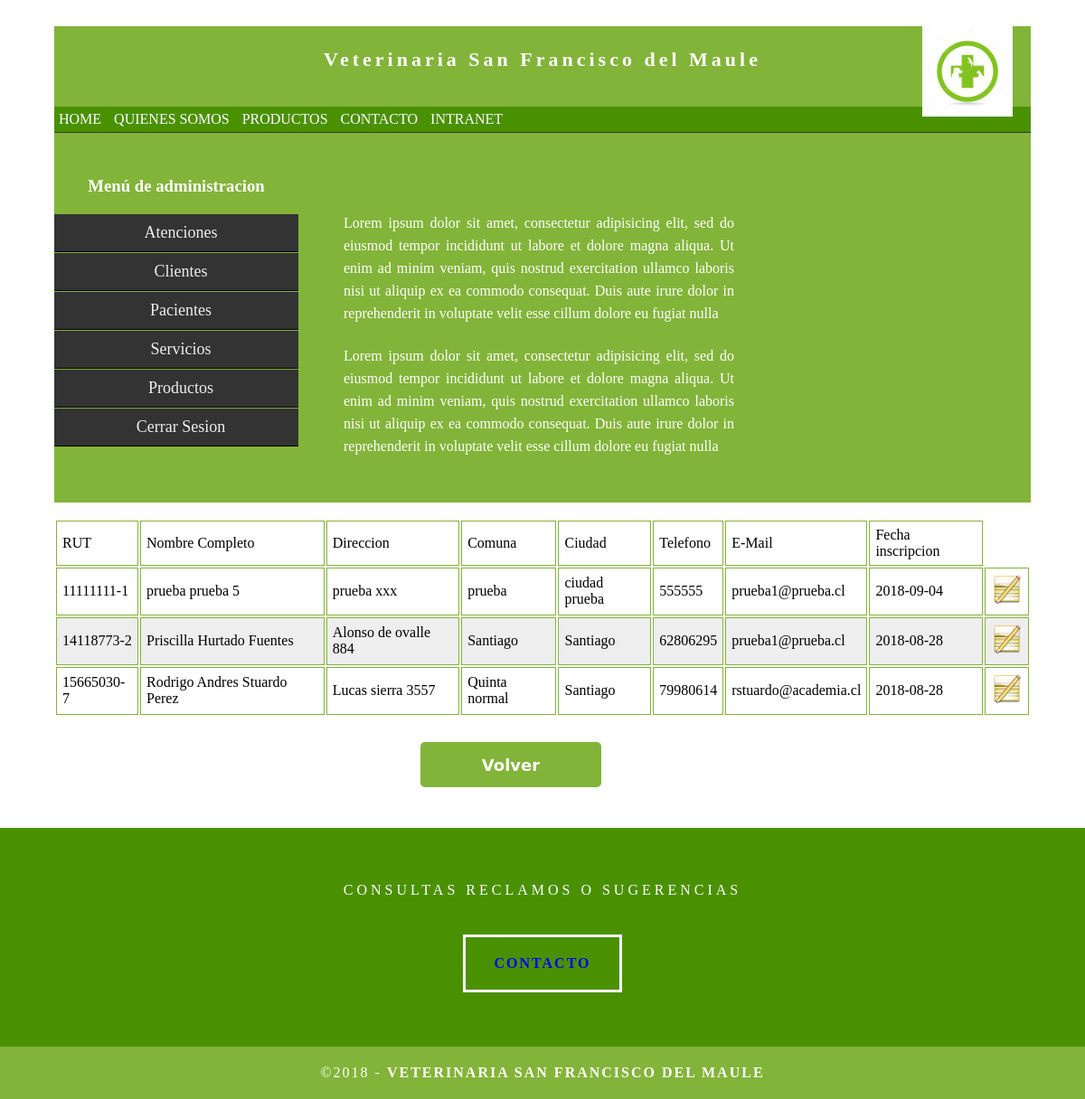
Screenshot of /int_usuario/1Clientes/e_cliente1.php (signed in) with the database file from the repository.
### tables this page shows
CREATE TABLE `pt_tbcliente` (
  `id_cl` varchar(10) NOT NULL,
  `no_cl` varchar(30) NOT NULL,
  `ap_cl` varchar(30) NOT NULL,
  `di_cl` varchar(50) NOT NULL,
  `co_cl` varchar(30) NOT NULL,
  `ci_cl` varchar(30) NOT NULL,
  `ma_cl` varchar(30) NOT NULL,
  `fe_cl` date NOT NULL,
  `fo_cl` int(9) NOT NULL
);

### modelo.php (called while the page is built, shortened)
<?php
class modelo{
    public function __construct(){
        $this->_db=new mysqli(DB_HOST, DB_USER, DB_PASS, DB_NAME);
    }
}
?>

### servicio.php (called while the page is built, shortened)
<?php
require_once('modelo.php');
class cliente extends modelo{
     public function listarcl(){
            $sql="SELECT * FROM pt_tbcliente";
            $resultado=$this->_db->query($sql);
            $usuarios=$resultado->fetch_all(MYSQLI_ASSOC);
            if ($usuarios){
                return $usuarios;
            }
        }
}

### int_usuario/1Clientes/e_cliente1.php (the view, shortened to what this page needs)
<?php
if(!isset($_SESSION['nombre']) && !isset($_SESSION['password'])){
    require("../../error.php");
    print '<script language="JavaScript">';
    print 'alert("No tiene permisos para acceder a esa pagina");';
    print '</script>';
} else{
?>
<!DOCTYPE html>
<html>
    <head>
            <link href="../../css/estilo.css" rel="stylesheet" type="text/css">
            <link href="../../css/submenu.css" rel="stylesheet" type="text/css">
            <link href='../../css/form_resp.css' rel='stylesheet' type='text/css'/>
            <link href='../../css/tabla_resp.css' rel='stylesheet' type='text/css'/>
    </head>
    <body>
        <div class="container">
        <header class="header">
            <a href="../index.php"><img src="../../image/logo.jpg" width="100"></a>
            <h4 class="logo">Veterinaria San Francisco del Maule</h4>
        </header>
    <section class="intro">
            <div class="column">
                    <br>
                    <br>
                    <p>Lorem ipsum dolor sit amet, consectetur adipisicing elit, sed do eiusmod tempor incididunt ut labore et dolore magna aliqua. Ut enim ad minim veniam, quis nostrud exercitation ullamco laboris nisi ut aliquip ex ea commodo consequat. Duis aute irure dolor in reprehenderit in voluptate velit esse cillum dolore eu fugiat nulla </p>
                    <p>Lorem ipsum dolor sit amet, consectetur adipisicing elit, sed do eiusmod tempor incididunt ut labore et dolore magna aliqua. Ut enim ad minim veniam, quis nostrud exercitation ullamco laboris nisi ut aliquip ex ea commodo consequat. Duis aute irure dolor in reprehenderit in voluptate velit esse cillum dolore eu fugiat nulla</p>
            </div>
        </section>
    <div class="gallery" align="left">
         <?php
        require_once "../../servicio.php";
        $usuarioModel = new cliente();
        $reg = $usuarioModel->listarcl();
        if ($reg){
        ?>
        <div><br>
        <table align="center">
            <thead>
                <tr>
                    <td>RUT</td>
                    <td>Nombre Completo</td>
                    <td>Direccion</td>
                    <td>Comuna</td>
                    <td>Ciudad</td>
                    <td>Telefono</td>
                    <td>E-Mail</td>
                    <td>Fecha inscripcion</td>
                </tr>
            </thead>
            <tbody>
        <?php
            foreach ($reg as $row):
        ?>
             <tr>
                    <td><?php echo $row['id_cl']; ?></td>
                    <td><?php echo $row['no_cl']." ".$row['ap_cl']; ?></td>
                    <td><?php echo $row['di_cl']; ?></td>
                    <td><?php echo $row['co_cl']; ?></td>
                    <td><?php echo $row['ci_cl']; ?></td>
                    <td><?php echo $row['fo_cl']; ?></td>
                    <td><?php echo $row['ma_cl']; ?></td>
                    <td><?php echo $row['fe_cl']; ?></td>
                    <td>
                        <a href="e_cliente2.php?id=<?php echo $row['id_cl']; ?>"><img src="../../image/edit.png" width="35"></a>
                    </td>
                </tr>
            <?php
                endforeach;
            ?>
        <?php } ?>
            </tbody>
        </table>
        </div>
        <br>
        <form id="loginform" action="../index.php">
            <input class="loginbutton" type="submit" value="Volver" />
        </form>
        </div>
    </div>
</body>
</html>
<?php } ?>

### css/estilo.css (style rules this page uses)
body { font-family: Cambria, "Hoefler Text", "Liberation Serif", Times, "Times New Roman", serif; background-color: #FFFFFF; margin: 0; }
.container { width: 90%; margin-left: auto; margin-right: auto; background-color: #FFFFFF; }
header { width: 100%; height: 12%; background-color: #82b439; border-bottom: 1px solid #353635; }
header img { margin-left: 80%; position:absolute; }
header nav { background:#4a9102; }
header nav ul { margin:0; padding:0; }
header nav ul li { list-style:none; display: inline-block; }
header nav ul li a { color:#fff; display: block; padding: 5px; text-decoration:none; }
.logo { color: #fff; font-weight: bold; margin-left: auto; letter-spacing: 4px; margin-right: auto; text-align: center; padding-top: 15px; line-height: 2em; font-size: 22px; }
.hero_header { color: #FFFFFF; text-align: center; margin: 0; letter-spacing: 4px; }
.gallery { clear: both; display: inline-block; width: 100%; background-color: #FFFFFF; padding-bottom: 35px; padding-top: 0px; margin-top: -5px; margin-bottom: 0px; }
#loginform { margin:auto; width:270px; background: #FFF; }
.loginbutton { background-color:#4a9102; border-radius:5px/5px; -webkit-border-radius:5px/5px; -moz-border-radius:5px/5px; color:#FFF; display:inline-block; font-family:"Lucida Grande", "Lucida Sans Unicode", "Lucida Sans", "DejaVu Sans", Verdana, sans-serif; font-size:18px; font-weight:bold; width:270px; text-align:center; line-height:50px; text-decoration:none; height:50px; margin-top:20px; margin-bottom:20px; border:none; outline:0; cursor: pointer; }
table tr { background-color: #eee; }
table tr:nth-child(even) { background-color: #eee; }
table tr:nth-child(odd) { background-color: #fff; }
td, th { padding: 6px; border: 1px solid #82b439; text-align: left; }
.intro { background-color: #FFFFFF; padding-bottom: 35px; }
.column { width: 50%; text-align: center; padding-top: 30px; float: left; }
.lateral { width: 25%; text-align: center; padding-top: 30px; float: left; }
.intro .lateral h3 { color: #FFFFFF; text-align: center; }
.intro .column p { color: #FFFFFF; }
.intro .column p { padding-left: 30px; padding-right: 30px; text-align: justify; line-height: 25px; font-weight: lighter; margin-left: 20px; margin-right: 20px; width: 80%; margin-top: 4%; }
.button { width: 150px; margin-top: 40px; margin-right: auto; margin-bottom: auto; margin-left: auto; padding-top: 20px; padding-right: 10px; padding-bottom: 20px; padding-left: 10px; text-align: center; vertical-align: middle; border-radius: 0px; text-transform: uppercase; font-weight: bold; letter-spacing: 2px; border: 3px solid #FFFFFF; color: #FFFFFF; transition: all 0.3s linear; }
.button a { text-decoration:none; }
.copyright { text-align: center; padding-top: 20px; padding-bottom: 20px; background-color: #82b439; color: #FFFFFF; text-transform: uppercase; font-weight: lighter; letter-spacing: 2px; border-top-width: 2px; }
footer { background-color: #4a9102; padding-top: 60px; padding-bottom: 60PX; }
.intro { display: inline-block; background-color: #82b439; }

### css/submenu.css (style rules this page uses)
ul.acorh, ul.acorh * { margin: 0; padding: 0; border: 0; }
ul.acorh { margin: 10px auto; padding: 0; list-style: none; width: 100%; font-size: 18px; }
ul.acorh li { list-style: none; }
ul.acorh li a { display: block; padding: 10px 10px 10px 20px; background: #333; color: #eee; border-bottom: 1px solid #000; border-top: 1px solid #82b439; text-decoration: none; box-sizing: border-box; }

### css/form_resp.css (style rules this page uses)
input[type=submit],[type=reset] { background-color:#82b439; border-radius:5px/5px; -webkit-border-radius:5px/5px; -moz-border-radius:5px/5px; color:#FFF; display:inline-block; font-family:"Lucida Grande", "Lucida Sans Unicode", "Lucida Sans", "DejaVu Sans", Verdana, sans-serif; font-size:18px; font-weight:bold; width:200px; text-align:center; line-height:50px; text-decoration:none; height:50px; margin-top:10px; margin-bottom:10px; border:none; outline:0; cursor: pointer; }

### rows the page displays
pt_tbcliente: id_cl "11111111-1", no_cl "prueba", ap_cl "prueba 5", di_cl "prueba xxx", co_cl "prueba", ci_cl "ciudad prueba", fo_cl "555555", ma_cl "prueba1@prueba.cl", fe_cl "2018-09-04"
pt_tbcliente: id_cl "14118773-2", no_cl "Priscilla", ap_cl "Hurtado Fuentes", di_cl "Alonso de ovalle 884", co_cl "Santiago", ci_cl "Santiago", fo_cl "62806295", ma_cl "prueba1@prueba.cl", fe_cl "2018-08-28"
pt_tbcliente: id_cl "15665030-7", no_cl "Rodrigo Andres", ap_cl "Stuardo Perez", di_cl "Lucas sierra 3557", co_cl "Quinta normal", ci_cl "Santiago", fo_cl "79980614", ma_cl "rstuardo@academia.cl", fe_cl "2018-08-28"
